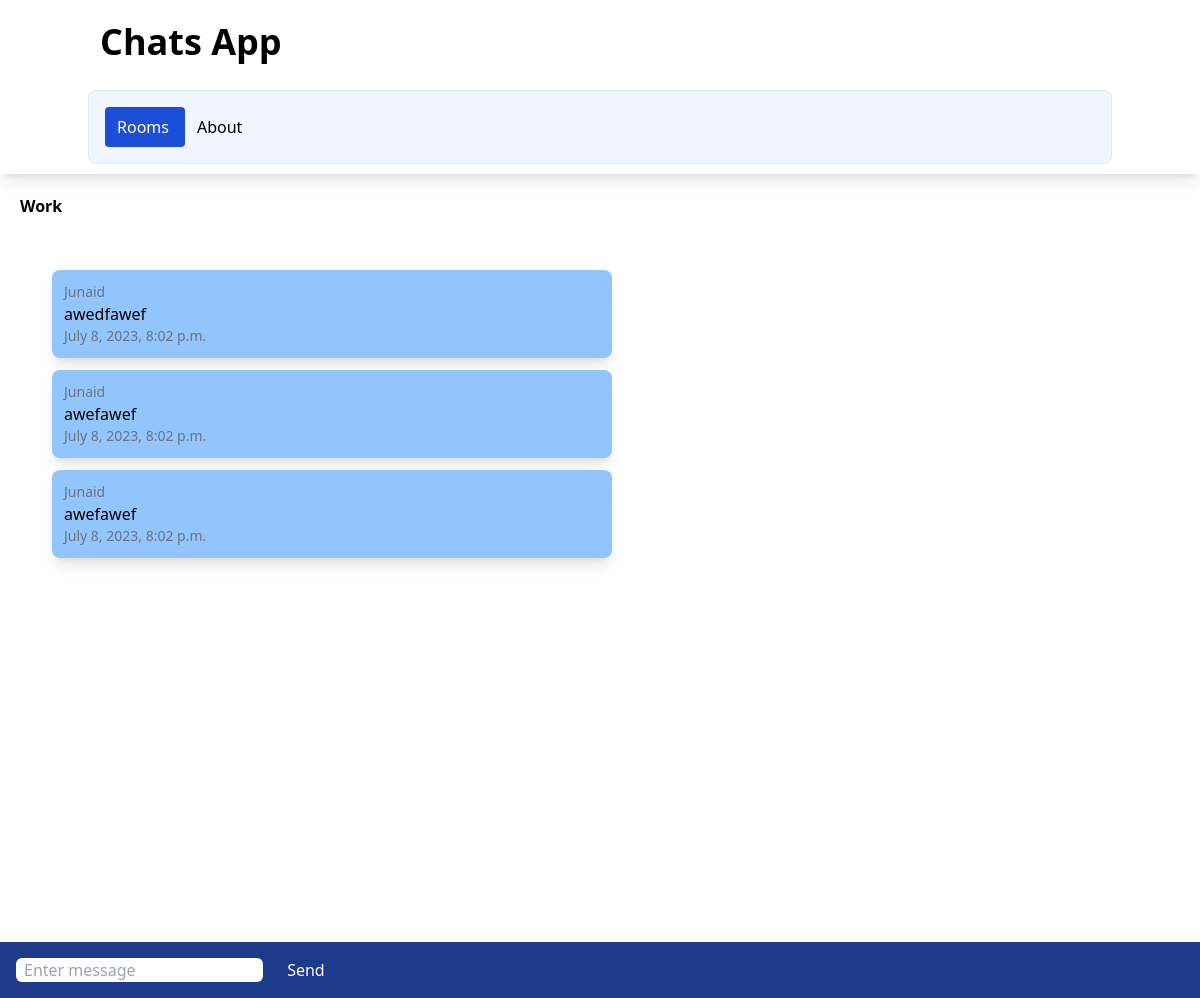
Page /rooms/work/ on the earlier database version.
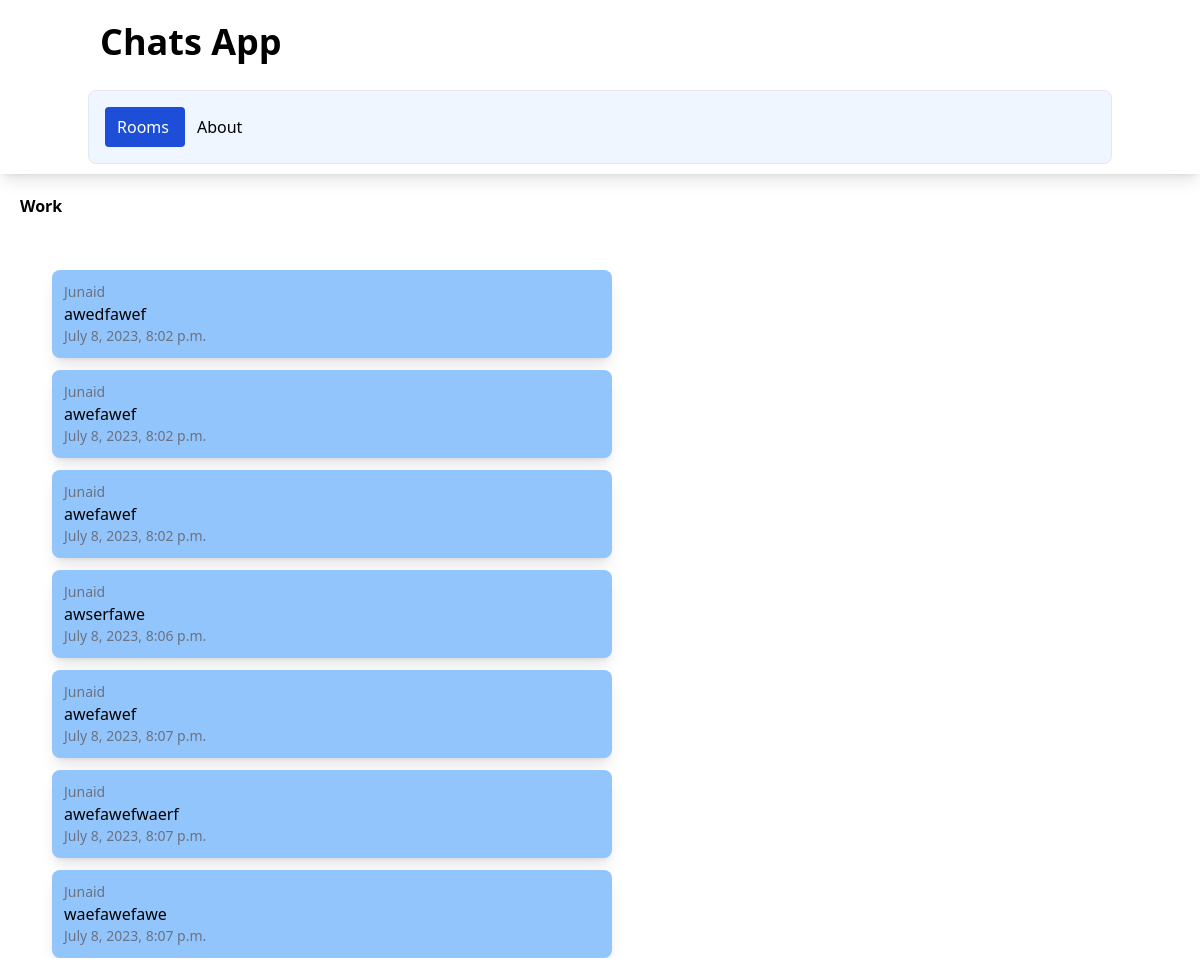
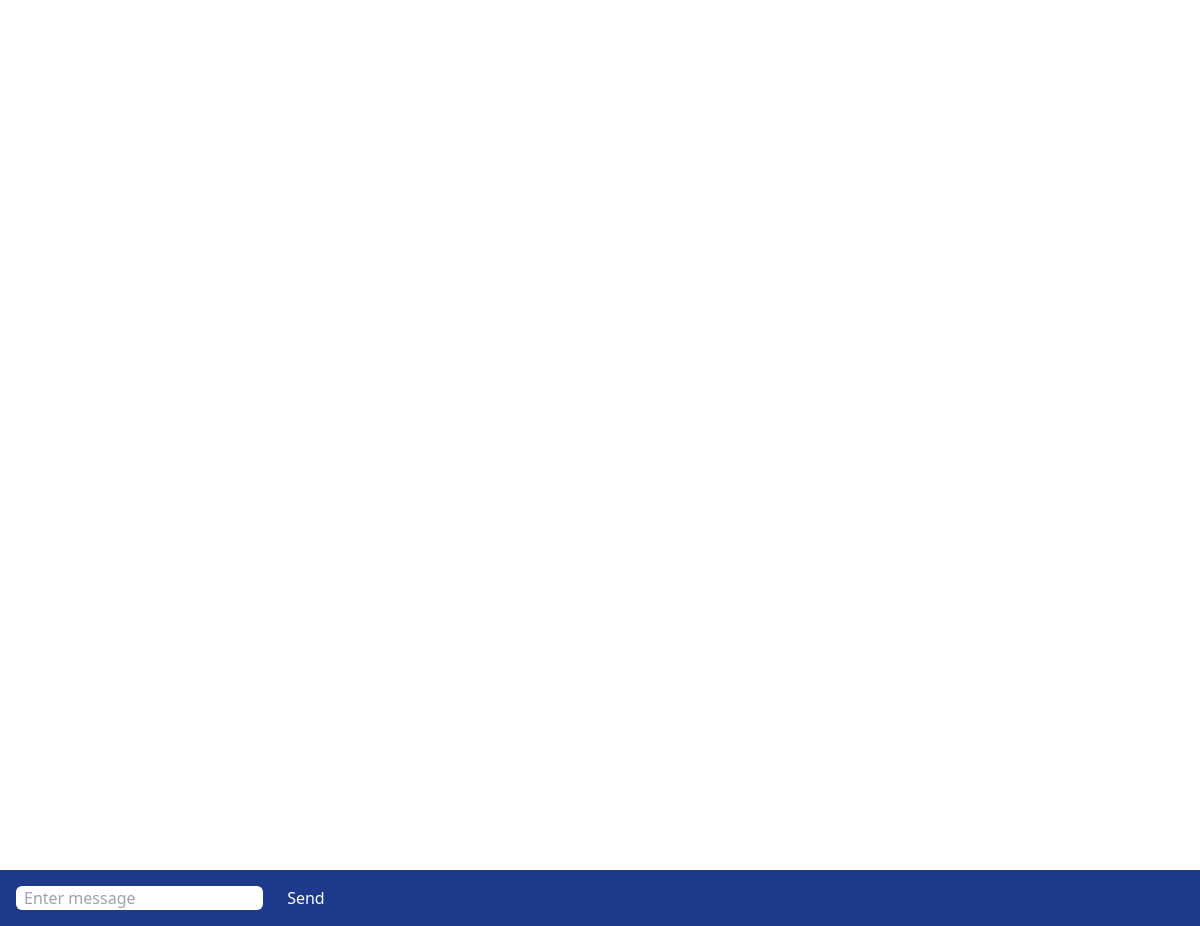
Same page on the later database version (2 pictures, top to bottom).
### chatapp/models.py (models this page shows)
class ChatRoom(models.Model):
    name=models.CharField(max_length=100)
    slug = models.SlugField( unique=True)

class ChatMessage(models.Model):
    user = models.ForeignKey(User, on_delete=models.CASCADE)
    room = models.ForeignKey(ChatRoom, on_delete=models.CASCADE)
    message_content = models.TextField()
    date = models.DateTimeField(auto_now=True)
    class Meta:
        ordering=('date',)

### chatapp/views.py (the view)
# urls.py: path('<slug:slug>/',views.chatroom,name='chatroom'),
def chatroom(request,slug):
    chatroom = ChatRoom.objects.get(slug=slug)
    messages = ChatMessage.objects.filter(room=chatroom)[0:30]
    return render(request,'chatapp/room.html',{'chatroom':chatroom,'messages':messages})

### chatapp/templates/chatapp/room.html (shortened to what this page needs)
{% extends 'chatapp/base.html' %}
{% block body %}
<div class="m-5 font-bold ">
{{ chatroom.name }}
</div>
<div class="message-container m-10 overflow-auto h-[700px]" id="message-container">
<div id="chat-messages">
    {% for message in messages %}
    <div class="message shadow-lg p-3 m-3 rounded-lg w-1/2 bg-blue-300">
        <div class="text-sm text-gray-500">
            {{ message.user.username }}
        </div>
            {{ message.message_content }}
        <div class="text-sm text-gray-500">
            {{ message.date}}
        </div>
    </div>
    {% endfor %}
</div>
</div>
<div class="form-container fixed inset-x-0 bottom-0 bg-blue-900 p-4">
<form method="post">
    <input class="rounded-md px-2" id="message-input" type="text" name="message" placeholder="Enter message">
    <button class="text-white ml-5" id="send-button" type="submit">Send</button>
</form>
</div>
{% endblock %}

### chatapp/templates/chatapp/base.html (shortened to what this page needs)
<!DOCTYPE html>
<html lang="en">
<head>
    <script src="https://cdn.tailwindcss.com"></script>
</head>
<body>
    <nav class="shadow-lg px-3 py-2.5">
        <div class="container flex flex-wrap justify-between mx-auto">
            <a class="flex items-center" >
                <span class="self-center text-4xl font-semibold">Chats App</span>
            </a>
            <div class="w-full block w-auto">
                <ul class="flex flex-row p-4 mt-4 border rounded-lg border-grau-100 bg-blue-50">
                    <li>
                        <a class="block py-2 pl-3 pr-4 rounded bg-blue-700 text-white" href="/rooms">Rooms</a>
                    </li>
                    <li>
                        <a class="block py-2 pl-3 pr-4 rounded " target="_blank" href="https://github.com/June-24/DjangoChat">About</a>
                    </li>
                </ul>
            </div>
        </div>
    </nav>
    {% block body %}
    {% endblock %}
</body>
</html>

Differences in the rows shown:
added ChatMessage: user.username "Junaid", message_content "awserfawe", date "July 8, 2023, 8:06 p.m."
added ChatMessage: user.username "Junaid", message_content "awefawef", date "July 8, 2023, 8:07 p.m."
added ChatMessage: user.username "Junaid", message_content "awefawefwaerf", date "July 8, 2023, 8:07 p.m."
added ChatMessage: user.username "Junaid", message_content "waefawefawe", date "July 8, 2023, 8:07 p.m."
